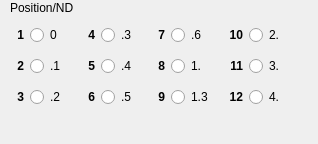
<?xml version="1.0" encoding="UTF-8"?>
<ui version="4.0">
 <class>Form</class>
 <widget class="QWidget" name="Form">
  <property name="geometry">
   <rect>
    <x>0</x>
    <y>0</y>
    <width>318</width>
    <height>144</height>
   </rect>
  </property>
  <property name="windowTitle">
   <string>Form</string>
  </property>
  <widget class="QWidget" name="gridLayoutWidget">
   <property name="geometry">
    <rect>
     <x>0</x>
     <y>20</y>
     <width>284</width>
     <height>92</height>
    </rect>
   </property>
   <layout class="QGridLayout" name="gridLayout">
    <item row="2" column="7">
     <widget class="QRadioButton" name="radioButton_12">
      <property name="text">
       <string>4.</string>
      </property>
     </widget>
    </item>
    <item row="0" column="0">
     <widget class="QLabel" name="label">
      <property name="font">
       <font>
        <weight>75</weight>
        <bold>true</bold>
       </font>
      </property>
      <property name="text">
       <string>1</string>
      </property>
      <property name="alignment">
       <set>Qt::AlignRight|Qt::AlignTrailing|Qt::AlignVCenter</set>
      </property>
     </widget>
    </item>
    <item row="0" column="3">
     <widget class="QRadioButton" name="radioButton_4">
      <property name="text">
       <string>.3</string>
      </property>
     </widget>
    </item>
    <item row="0" column="1">
     <widget class="QRadioButton" name="radioButton_1">
      <property name="text">
       <string>0</string>
      </property>
     </widget>
    </item>
    <item row="1" column="1">
     <widget class="QRadioButton" name="radioButton_2">
      <property name="text">
       <string>.1</string>
      </property>
     </widget>
    </item>
    <item row="2" column="5">
     <widget class="QRadioButton" name="radioButton_9">
      <property name="text">
       <string>1.3</string>
      </property>
     </widget>
    </item>
    <item row="1" column="0">
     <widget class="QLabel" name="label_2">
      <property name="font">
       <font>
        <weight>75</weight>
        <bold>true</bold>
       </font>
      </property>
      <property name="text">
       <string>2</string>
      </property>
      <property name="alignment">
       <set>Qt::AlignRight|Qt::AlignTrailing|Qt::AlignVCenter</set>
      </property>
     </widget>
    </item>
    <item row="2" column="4">
     <widget class="QLabel" name="label_9">
      <property name="font">
       <font>
        <weight>75</weight>
        <bold>true</bold>
       </font>
      </property>
      <property name="text">
       <string>9</string>
      </property>
      <property name="alignment">
       <set>Qt::AlignRight|Qt::AlignTrailing|Qt::AlignVCenter</set>
      </property>
     </widget>
    </item>
    <item row="1" column="4">
     <widget class="QLabel" name="label_8">
      <property name="font">
       <font>
        <weight>75</weight>
        <bold>true</bold>
       </font>
      </property>
      <property name="text">
       <string>8</string>
      </property>
      <property name="alignment">
       <set>Qt::AlignRight|Qt::AlignTrailing|Qt::AlignVCenter</set>
      </property>
     </widget>
    </item>
    <item row="2" column="1">
     <widget class="QRadioButton" name="radioButton_3">
      <property name="text">
       <string>.2</string>
      </property>
     </widget>
    </item>
    <item row="0" column="4">
     <widget class="QLabel" name="label_7">
      <property name="font">
       <font>
        <weight>75</weight>
        <bold>true</bold>
       </font>
      </property>
      <property name="text">
       <string>7</string>
      </property>
      <property name="alignment">
       <set>Qt::AlignRight|Qt::AlignTrailing|Qt::AlignVCenter</set>
      </property>
     </widget>
    </item>
    <item row="0" column="2">
     <widget class="QLabel" name="label_4">
      <property name="font">
       <font>
        <weight>75</weight>
        <bold>true</bold>
       </font>
      </property>
      <property name="frameShape">
       <enum>QFrame::NoFrame</enum>
      </property>
      <property name="text">
       <string>4</string>
      </property>
      <property name="alignment">
       <set>Qt::AlignRight|Qt::AlignTrailing|Qt::AlignVCenter</set>
      </property>
     </widget>
    </item>
    <item row="0" column="5">
     <widget class="QRadioButton" name="radioButton_7">
      <property name="text">
       <string>.6</string>
      </property>
     </widget>
    </item>
    <item row="1" column="3">
     <widget class="QRadioButton" name="radioButton_5">
      <property name="text">
       <string>.4</string>
      </property>
     </widget>
    </item>
    <item row="2" column="0">
     <widget class="QLabel" name="label_3">
      <property name="font">
       <font>
        <weight>75</weight>
        <bold>true</bold>
       </font>
      </property>
      <property name="text">
       <string>3</string>
      </property>
      <property name="alignment">
       <set>Qt::AlignRight|Qt::AlignTrailing|Qt::AlignVCenter</set>
      </property>
     </widget>
    </item>
    <item row="2" column="2">
     <widget class="QLabel" name="label_6">
      <property name="font">
       <font>
        <weight>75</weight>
        <bold>true</bold>
       </font>
      </property>
      <property name="text">
       <string>6</string>
      </property>
      <property name="alignment">
       <set>Qt::AlignRight|Qt::AlignTrailing|Qt::AlignVCenter</set>
      </property>
     </widget>
    </item>
    <item row="2" column="3">
     <widget class="QRadioButton" name="radioButton_6">
      <property name="text">
       <string>.5</string>
      </property>
     </widget>
    </item>
    <item row="1" column="7">
     <widget class="QRadioButton" name="radioButton_11">
      <property name="text">
       <string>3.</string>
      </property>
     </widget>
    </item>
    <item row="1" column="2">
     <widget class="QLabel" name="label_5">
      <property name="font">
       <font>
        <weight>75</weight>
        <bold>true</bold>
       </font>
      </property>
      <property name="text">
       <string>5</string>
      </property>
      <property name="alignment">
       <set>Qt::AlignRight|Qt::AlignTrailing|Qt::AlignVCenter</set>
      </property>
     </widget>
    </item>
    <item row="0" column="7">
     <widget class="QRadioButton" name="radioButton_10">
      <property name="text">
       <string>2.</string>
      </property>
     </widget>
    </item>
    <item row="1" column="5">
     <widget class="QRadioButton" name="radioButton_8">
      <property name="text">
       <string>1.</string>
      </property>
     </widget>
    </item>
    <item row="0" column="6">
     <widget class="QLabel" name="label_10">
      <property name="font">
       <font>
        <weight>75</weight>
        <bold>true</bold>
       </font>
      </property>
      <property name="text">
       <string>10</string>
      </property>
      <property name="alignment">
       <set>Qt::AlignRight|Qt::AlignTrailing|Qt::AlignVCenter</set>
      </property>
     </widget>
    </item>
    <item row="1" column="6">
     <widget class="QLabel" name="label_11">
      <property name="font">
       <font>
        <weight>75</weight>
        <bold>true</bold>
       </font>
      </property>
      <property name="text">
       <string>11</string>
      </property>
      <property name="alignment">
       <set>Qt::AlignRight|Qt::AlignTrailing|Qt::AlignVCenter</set>
      </property>
     </widget>
    </item>
    <item row="2" column="6">
     <widget class="QLabel" name="label_12">
      <property name="font">
       <font>
        <weight>75</weight>
        <bold>true</bold>
       </font>
      </property>
      <property name="text">
       <string>12</string>
      </property>
      <property name="alignment">
       <set>Qt::AlignRight|Qt::AlignTrailing|Qt::AlignVCenter</set>
      </property>
     </widget>
    </item>
   </layout>
  </widget>
  <widget class="QLabel" name="label_13">
   <property name="geometry">
    <rect>
     <x>10</x>
     <y>0</y>
     <width>71</width>
     <height>16</height>
    </rect>
   </property>
   <property name="text">
    <string>Position/ND</string>
   </property>
  </widget>
 </widget>
 <resources/>
 <connections/>
</ui>
